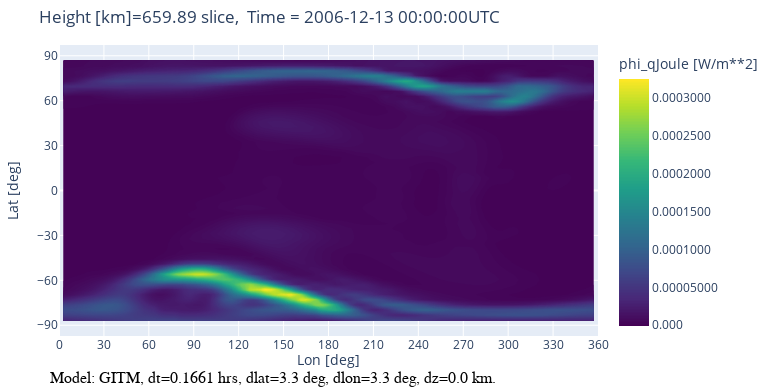

The code cell stored with this chart in its notebook:
### Code cell
#automatically determines height dependency of variable 
#and chooses correct version of plot with proper default cuts and variable ranges.
iplot(gitm.make_plot('phi_qJoule','LonLat'))

### Figure 1 — Plotly figure (JSON) as saved in the notebook; plotly's stock layout.template omitted (floating-point values rounded to 4 significant figures; data arrays with more than 128 entries replaced by an {"elided": "..."} marker saying what was removed)
{"data": [{"colorbar": {"tickformat": ".4g", "title": {"text": "phi_qJoule [W/m**2]"}}, "colorscale": [[0, "#440154"], [0.1111, "#482878"], [0.2222, "#3e4989"], [0.3333, "#31688e"], [0.4444, "#26828e"], [0.5556, "#1f9e89"], [0.6667, "#35b779"], [0.7778, "#6ece58"], [0.8889, "#b5de2b"], [1, "#fde725"]], "contours": {"coloring": "fill", "showlines": false}, "hovertemplate": "X: %{x:.2f}<br>Y: %{y:.2f}<br><b> %{z:.4g}</b><extra></extra>", "meta": "2d-grid", "ncontours": 201, "type": "contour", "x": [0, 3.364, 6.729, 10.09, 13.46, 16.82, 20.19, 23.55, 26.92, 30.28, 33.64, 37.01, 40.37, 43.74, 47.1, 50.47, 53.83, 57.2, 60.56, 63.93, 67.29, 70.65, 74.02, 77.38, 80.75, 84.11, 87.48, 90.84, 94.21, 97.57, 100.9, 104.3, 107.7, 111.0, 114.4, 117.8, 121.1, 124.5, 127.9, 131.2, 134.6, 137.9, 141.3, 144.7, 148.0, 151.4, 154.8, 158.1, 161.5, 164.9, 168.2, 171.6, 175.0, 178.3, 181.7, 185.0, 188.4, 191.8, 195.1, 198.5, 201.9, 205.2, 208.6, 212.0, 215.3, 218.7, 222.1, 225.4, 228.8, 232.1, 235.5, 238.9, 242.2, 245.6, 249.0, 252.3, 255.7, 259.1, 262.4, 265.8, 269.2, 272.5, 275.9, 279.3, 282.6, 286.0, 289.3, 292.7, 296.1, 299.4, 302.8, 306.2, 309.5, 312.9, 316.3, 319.6, 323.0, 326.4, 329.7, 333.1, 336.4, 339.8, 343.2, 346.5, 349.9, 353.3, 356.6, 360], "y": [-90, -86.6, -83.21, -79.81, -76.42, -73.02, -69.62, -66.23, -62.83, -59.43, -56.04, -52.64, -49.25, -45.85, -42.45, -39.06, -35.66, -32.26, -28.87, -25.47, -22.08, -18.68, -15.28, -11.89, -8.491, -5.094, -1.698, 1.698, 5.094, 8.491, 11.89, 15.28, 18.68, 22.08, 25.47, 28.87, 32.26, 35.66, 39.06, 42.45, 45.85, 49.25, 52.64, 56.04, 59.43, 62.83, 66.23, 69.62, 73.02, 76.42, 79.81, 83.21, 86.6, 90], "z": {"elided": "54x108 float values"}}], "layout": {"annotations": [{"font": {"size": 14}, "showarrow": false, "text": "Lon [deg]", "x": 0.5, "xref": "paper", "y": -0.12, "yref": "paper"}, {"ax": 0, "ay": 0, "font": {"color": "#000000", "family": "sans serif", "size": 16}, "text": "Model: GITM, dt=0.1661 hrs, dlat=3.3 deg, dlon=3.3 deg, dz=0.0 km.", "x": 0.1, "xanchor": "left", "xref": "paper", "xshift": -65, "y": 0, "yref": "paper", "yshift": -42}], "autosize": false, "height": 390, "margin": {"b": 45, "l": 40, "pad": 0, "r": 140, "t": 45}, "scene": {"aspectmode": "manual"}, "title": {"text": "Height [km]=659.89 slice,  Time = 2006-12-13 00:00:00UTC"}, "width": 780, "xaxis": {"dtick": 30, "scaleanchor": "y", "tick0": 0, "tickmode": "linear", "title": {"text": ""}}, "yaxis": {"dtick": 30, "tick0": 0, "tickmode": "linear", "title": {"text": "Lat [deg]"}}}}
